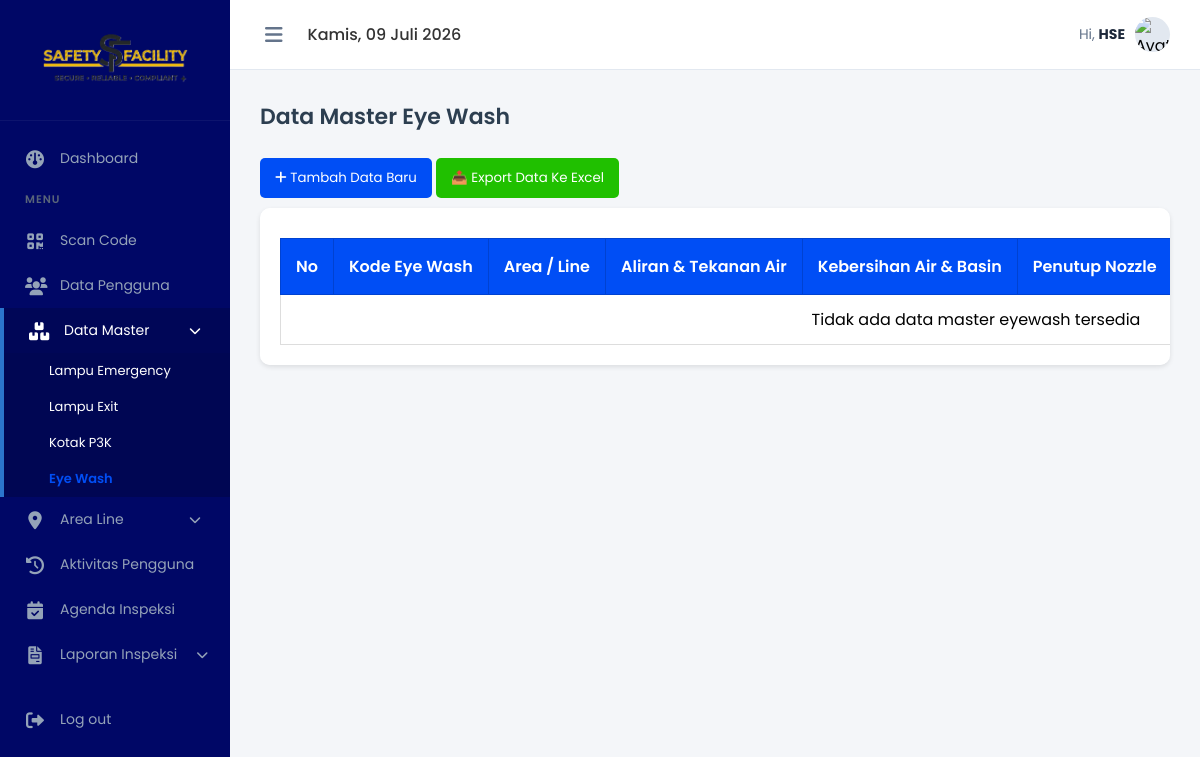
Page /admin/master_eyewash.php (signed in) on the earlier database version.
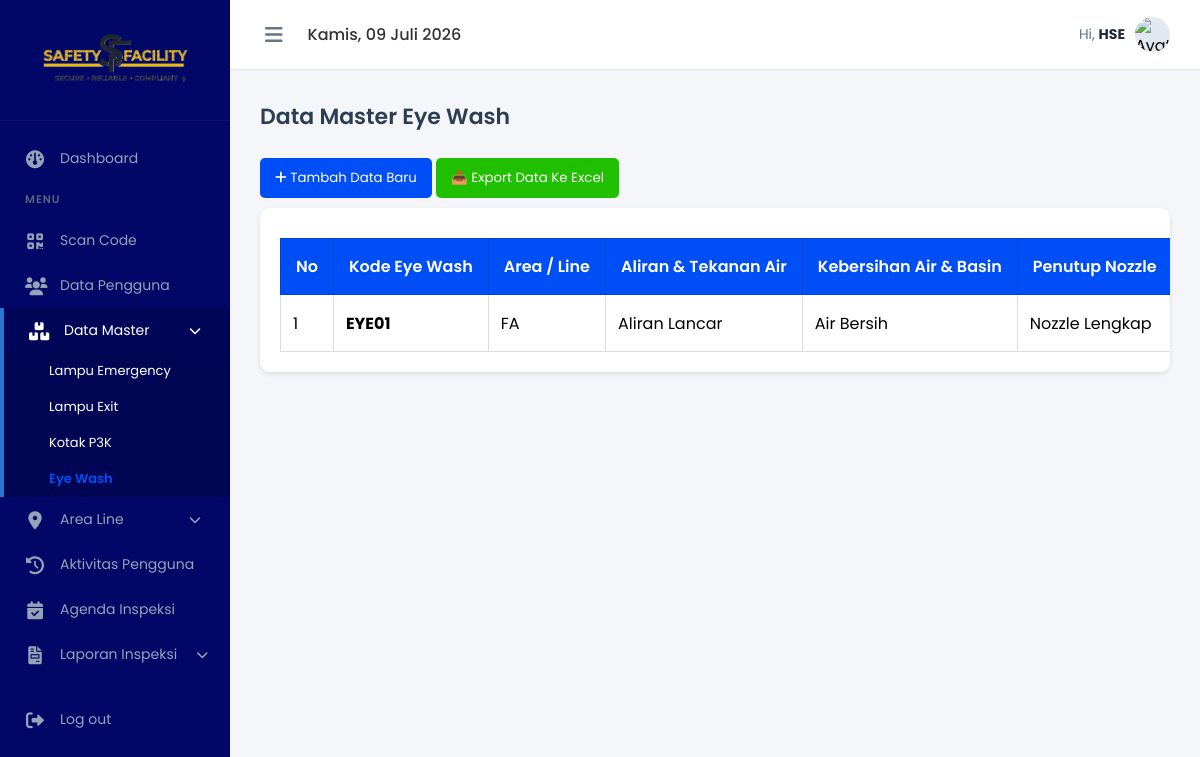
Same page on the later database version.
### tables this page shows
CREATE TABLE `master_eyewash` (
  `id` int(11) NOT NULL,
  `code` varchar(50) NOT NULL,
  `line_area` varchar(100) DEFAULT NULL,
  `lokasi` varchar(255) NOT NULL,
  `kondisi` enum('baik','rusak','','') NOT NULL,
  `catatan` varchar(255) NOT NULL
);

### admin/master_eyewash.php (the view, shortened to what the changed rows need)
<?php
global $koneksi;
$query = mysqli_query($koneksi, "SELECT me.*, ie.username, ie.tanggal_inspeksi FROM master_eyewash me
    LEFT JOIN (
        SELECT code_eyewash, username, tanggal_inspeksi
        FROM inspeksi_eyewash
        WHERE id_inspeksi IN (SELECT MAX(id_inspeksi) FROM inspeksi_eyewash GROUP BY code_eyewash)
    ) ie ON me.code = ie.code_eyewash");
?>
<!DOCTYPE html>
<html lang="id">
<head>
    <link rel="stylesheet" href="https://cdnjs.cloudflare.com/ajax/libs/font-awesome/6.0.0/css/all.min.css">
    <link rel="stylesheet" href="style.css">
</head>
<body>
    <main class="main-content">
        <section class="content-body">
            <h2 class="page-title">Data Master Eye Wash</h2>
            <div class="table-container">
                <table>
                    <thead>
                        <tr>
                            <th style="width: 3%">No</th>
                            <th>Kode Eye Wash</th>
                            <th>Area / Line</th>
                            <th>Aliran & Tekanan Air</th>
                            <th>Kebersihan Air & Basin</th>
                            <th>Penutup Nozzle</th>
                        </tr>
                    </thead>
                    <tbody>
                        <?php
                        $no = 1;
                        if ($query && mysqli_num_rows($query) > 0) {
                            while ($row = mysqli_fetch_assoc($query)) {
                                $val_air = '-'; $val_kebersihan = '-'; $val_nozzle = '-'; $val_pedal = '-';
                                if (!empty($row['catatan'])) {
                                    $parts = explode(', ', $row['catatan']);
                                    if (count($parts) == 4) {
                                        $val_air = htmlspecialchars($parts[0]);
                                        $val_kebersihan = htmlspecialchars($parts[1]);
                                        $val_nozzle = htmlspecialchars($parts[2]);
                                    } else {
                                        $val_air = htmlspecialchars($row['catatan']);
                                    }
                                }
                        ?>
                                <tr>
                                    <td><?= $no++; ?></td>
                                    <td><strong><?= htmlspecialchars($row['code']); ?></strong></td>
                                    <td><?= htmlspecialchars($row['lokasi']); ?></td>
                                    <td><?= $val_air; ?></td>
                                    <td><?= $val_kebersihan; ?></td>
                                    <td><?= $val_nozzle; ?></td>
                                </tr>
                        <?php }
                        } else {
                            echo "<tr><td colspan='10' style='text-align:center;'>Tidak ada data master eyewash tersedia</td></tr>";
                        }
                        ?>
                    </tbody>
                </table>
            </div>
        </section>
    </main>
</body>
</html>

Differences in the rows shown:
added master_eyewash: code "EYE01", lokasi "FA", catatan "Aliran Lancar", catatan "Air Bersih", catatan "Nozzle Lengkap"
Other differences:
text no longer shown: "Tidak ada data master eyewash tersedia"
